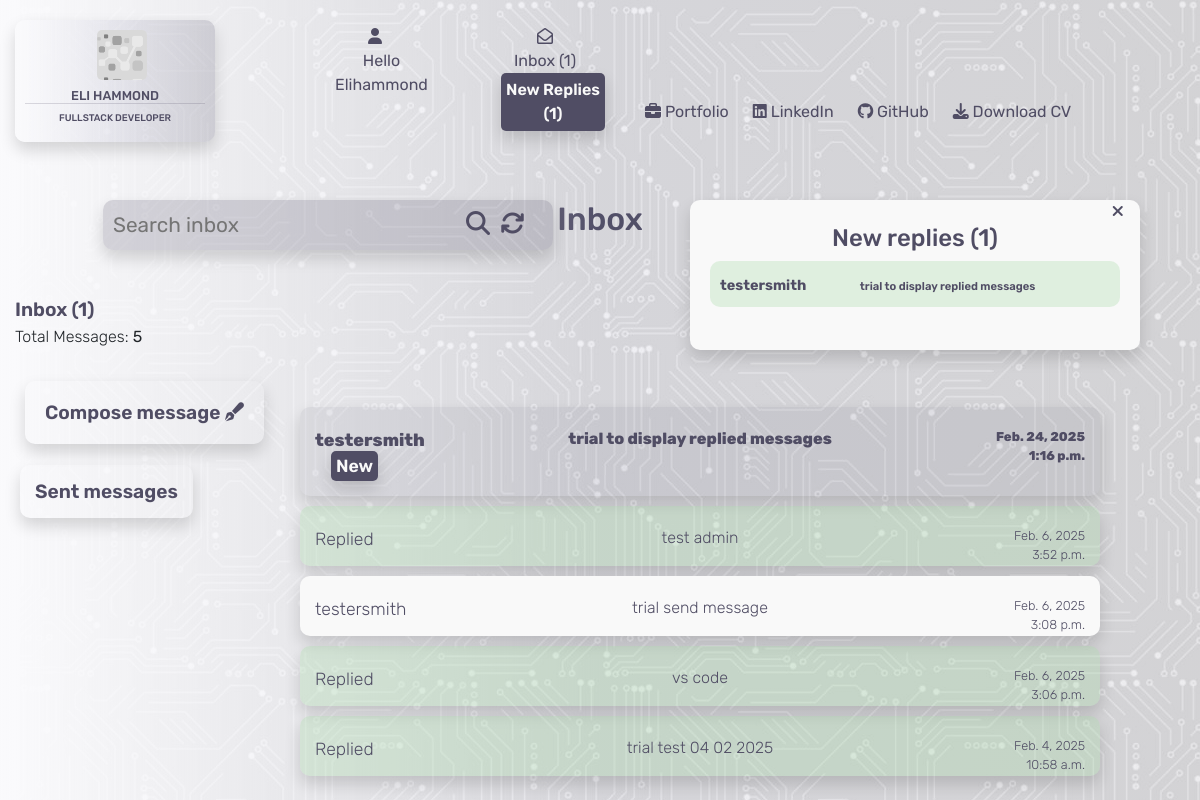
Before: /contacts/ (signed in) with the older database file.
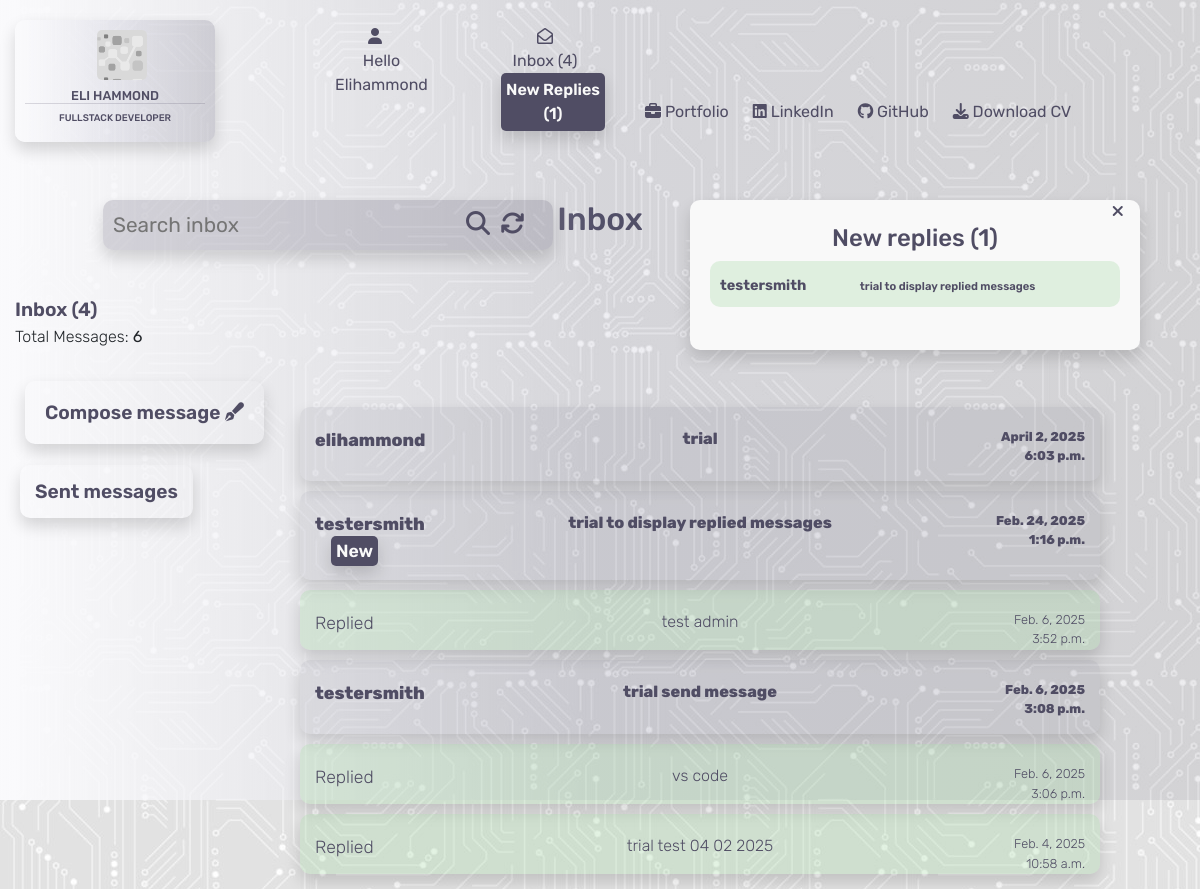
After: the same page with the newer database file.
### contacts/models.py (models this page shows)
class Contacts(models.Model):
    class Meta:
        verbose_name_plural = "Contacts"
    name = models.CharField(max_length=26)
    send_to = models.CharField(max_length=240)
    subject = models.CharField(max_length=52, null=True, blank=True)
    email = models.EmailField()
    phone = models.CharField(max_length=25, null=True, blank=True)
    message = models.TextField()
    date = models.DateField(auto_now_add=True)
    time = models.TimeField(auto_now_add=True)
    read = models.BooleanField(default=False)
    has_reply = models.BooleanField(default=False)
    new_reply = models.BooleanField(default=False)

### contacts/views.py (the view)
# urls.py: path('', views.contacts, name='contacts'),
@login_required
def contacts(request):
    inbox = Contacts.objects.all().order_by('-date', '-time')
    replied = Replied.objects.all()
    if request.GET:
        if 'q' in request.GET:
            query = request.GET['q']
            queries = Q(name__icontains=query) | Q(subject__icontains=query) | Q(message__icontains=query)
            inbox = inbox.filter(queries)
    context = {
        'inbox': inbox,
        'replied': replied,
    }
    return render(request, 'contacts/contacts.html', context)

### contacts/templates/contacts/contacts.html (shortened to what this page needs)
{% extends "base.html" %}
{% load static %}
{% block content %}
<div class="container-fluid">
    <div class="row">
        <div class="col-4">
            <form action="{% url 'contacts' %}" method="GET" class="d-none d-lg-block">
                <div class="search-bar-container">
                    <input class="search-bar shadow ml-5" type="text" name="q" placeholder="Search inbox">
                    <button class="search-refresh-btn" type="submit">
                        <i class="fas fa-search"></i>
                    </button>
                    <a href="{% url 'contacts' %}" class="search-refresh-btn" title="reset your search">
                        <i class="fa-solid fa-arrows-rotate"></i>
                    </a>
                </div>
            </form>
        </div>
        <div class="col-4">
            <h2 class="header">Inbox</h2>
        </div>
        <div class="col-4">
            {% if total_reply >= 1 %}
            <div class="new-reply-load-box shadow">
                <div class="reply-box-close"><i class="fa-solid fa-xmark"></i></div>
                <h4>New replies ({{ total_reply }})</h4>
                {% for i in inbox %}
                {% if i.new_reply %}
                <a href="{% url 'open_message' i.id %}">
                  <div class="new-reply-load">
                    <span class="new-reply-name">{{ i.name }}</span>
                    <span class="new-reply-subject">{{ i.subject }}</span>
                  </div>
                </a>
                {% endif %}
                {% endfor %}
            </div>
            {% endif %}
        </div>
    </div>
    <div class="inbox-header">
        Inbox ({{ unread_messages }})
    </div>
    <div class="inbox-subheader">
        Total Messages: <strong>{{ message_count }}</strong>
    </div>
    <div class="row">
        <div class="col-12 col-md-6 col-sm-12">
            <div>
                <a href="{% url 'compose_message' %}" class="compose shadow">Compose message <i class="fa-solid fa-pen-fancy"></i></a>
            </div>
            <div class="d-lg-block d-none">
                <a href="{% url 'sent_messages' %}" class="sent-messages shadow">Sent messages </a>
            </div>
        </div>
    </div>
    <div class="all-inbox-display">
        {% for i in inbox %}
        <div class="row">
            <div class="col-lg-3 d-none d-lg-block">
            </div>
            {% if i.send_to == user.username %}
            <div class="col-lg-8 col-md-12">
                <div class="message-display">
                    <div class="row message-container {% if i.read %}opened-message{% else %}unread-message{% endif %} shadow">
                        <div class="col-3">
                            <a href="{% url 'open_message' i.id %}">
                                <p class="inbox-name">{{ i.name }}{% if i.new_reply == True %} <span class="new-reply ml-3 shadow">New</span>
                                    {% endif %}
                                </p>
                            </a>
                        </div>
                        <div class="col-6">
                            <div class="d-none d-md-block">
                                <a href="{% url 'open_message' i.id %}">
                                    {% if i.subject %}
                                    <p class="inbox-subject">{{ i.subject }}</p>
                                    {% else %}
                                    <p class="inbox-subject">no subject</p>
                                    {% endif %}
                                </a>
                            </div>
                        </div>
                        <div class="col-3">
                            <a href="{% url 'open_message' i.id %}">
                                <p class="inbox-date-time">{{ i.date }} <span class="d-none d-md-block">{{ i.time }}</span></p>
                            </a>
                        </div>
                    </div>
                </div>
            </div>
            {% endif %}
            <div class="col-1 d-none d-lg-block"></div>
        </div>
        {% if i.name == user.username %}
        <div class="row">
            <div class="col-lg-3 d-none d-lg-block"></div>
            {% if i.has_reply == True %}
            <div class="col-lg-8 col-md-12">
                <div class="message-display">
                    <div class="row message-container message-row-replied {% if i.read %}opened-message{% else %}unread-message{% endif %} shadow">
                        <div class="col-3">
                            <a href="{% url 'open_message' i.id %}">
                                <p class="inbox-name">Replied </p>
                            </a>
                        </div>
                        <div class="col-6">
                            <div class="d-none d-md-block">
                                <a href="{% url 'open_message' i.id %}">
                                    {% if i.subject %}
                                    <p class="inbox-subject">{{ i.subject }}</p>
                                    {% else %}
                                    <p class="inbox-subject">no subject</p>
                                    {% endif %}
                                </a>
                            </div>
                        </div>
                        <div class="col-3">
                            <a href="{% url 'open_message' i.id %}">
                                <p class="inbox-date-time">{{ i.date }} <span class="d-none d-md-block">{{ i.time }}</span></p>
                            </a>
                        </div>
                    </div>
                </div>
            </div>
            {% endif %}
            <div class="col-1 d-none d-lg-block"></div>
        </div>
        {% endif %}
        {% endfor %}
    </div>
</div>
{% endblock %}

### templates/base.html (shortened to what this page needs)
{% load static %}
<!DOCTYPE html>
<html lang="en">
<head>
    {% block corecss %}
        <link rel="stylesheet" href="https://stackpath.bootstrapcdn.com/bootstrap/4.4.1/css/bootstrap.min.css">
        <link rel="stylesheet" href="https://cdnjs.cloudflare.com/ajax/libs/font-awesome/6.6.0/css/all.min.css">
        <link rel="stylesheet" href="https://cdnjs.cloudflare.com/ajax/libs/font-awesome/6.6.0/css/all.min.css">
        <link rel="stylesheet" href="{% static 'css/base.css' %}">
    {% endblock %}
</head>
<body>
    <div class="opaque"></div>
    <header>
        <nav>
            <div class="container-fluid">
                <div class="row">
                    <div class="col-md-3">
                        <a href="{% url 'home' %}">
                            <div class="logo shadow">
                                <div class="logo-logo"></div>
                                <h5>Eli Hammond</h5>
                                <h6>Fullstack Developer</h6>
                            </div>
                        </a>
                    </div>
                    <div class="col-lg-3 col-md-6">
                        <div class="row">
                            <div class="col-md-6">
                                <div class="dropdown">
                                    <div class="dropbtn">
                                        <div class="icon"><i class="fa-solid fa-user"></i></div>
                                        {% if request.user.is_authenticated %}
                                            <div class="hello">
                                                <span class="d-none d-md-block">Hello</span> {{ user.username|capfirst }}
                                            </div>
                                        {% else %}
                                            Login/Register
                                        {% endif %}
                                    </div>
                                </div>
                            </div>
                            <div class="col-md-6 d-none d-md-block">
                                {% if request.user.is_authenticated %}
                                    <div class="message-box">
                                        <a href="{% url 'contacts' %}">
                                            <div class="icon"><i class="fa-regular fa-envelope-open"></i></div>
                                            Inbox ({{ unread_messages }})
                                            {% if total_reply >= 1 %} <p class="new-reply ml-3 shadow">New Replies ({{ total_reply }})</p>{% endif %}
                                        </a>
                                    </div>
                                {% endif %}
                            </div>
                        </div>
                    </div>
                    <div class="col-lg-6 col-md-3">
                    </div>
                </div>
                <div class="row bottom-header">
                    <div class="col-md-6"></div>
                    <div class="col-md-6 d-none d-lg-block">
                        <ul>
                            <li>
                                <a href="{% url 'portfolio' %}">{% block custom_style %}<i class="fa-solid fa-briefcase"></i> Portfolio{% endblock %}</a>
                            </li>
                            <li>
                                <a href="https://www.linkedin.com/in/elliot-hammond-286739298/" target="_blank"><i class="fa-brands fa-linkedin"></i> LinkedIn</a>
                            </li>
                            <li>
                                <a href="https://github.com/e-h-dev" target="_blank"><i class="fa-brands fa-github"></i> GitHub</a>
                            </li>
                            <li>
                                <a href="https://e-hammond.s3.eu-north-1.amazonaws.com/media/CV.pdf" target="_blank"><i class="fa-solid fa-download"></i> Download CV</a>
                            </li>
                        </ul>
                    </div>
                </div>
            </div>
        </nav>
    </header>
    {% block content %}
    {% endblock %}
</body>
</html>

Changed rows visible on the page:
added Contacts: name "elihammond", subject "trial", date "April 2, 2025", time "6:03 p.m."
changed Contacts "trial send message": read True → False (drawn)
Other visible differences:
{{ unread_messages }}: "1" → "4"
{{ message_count }}: "5" → "6"
